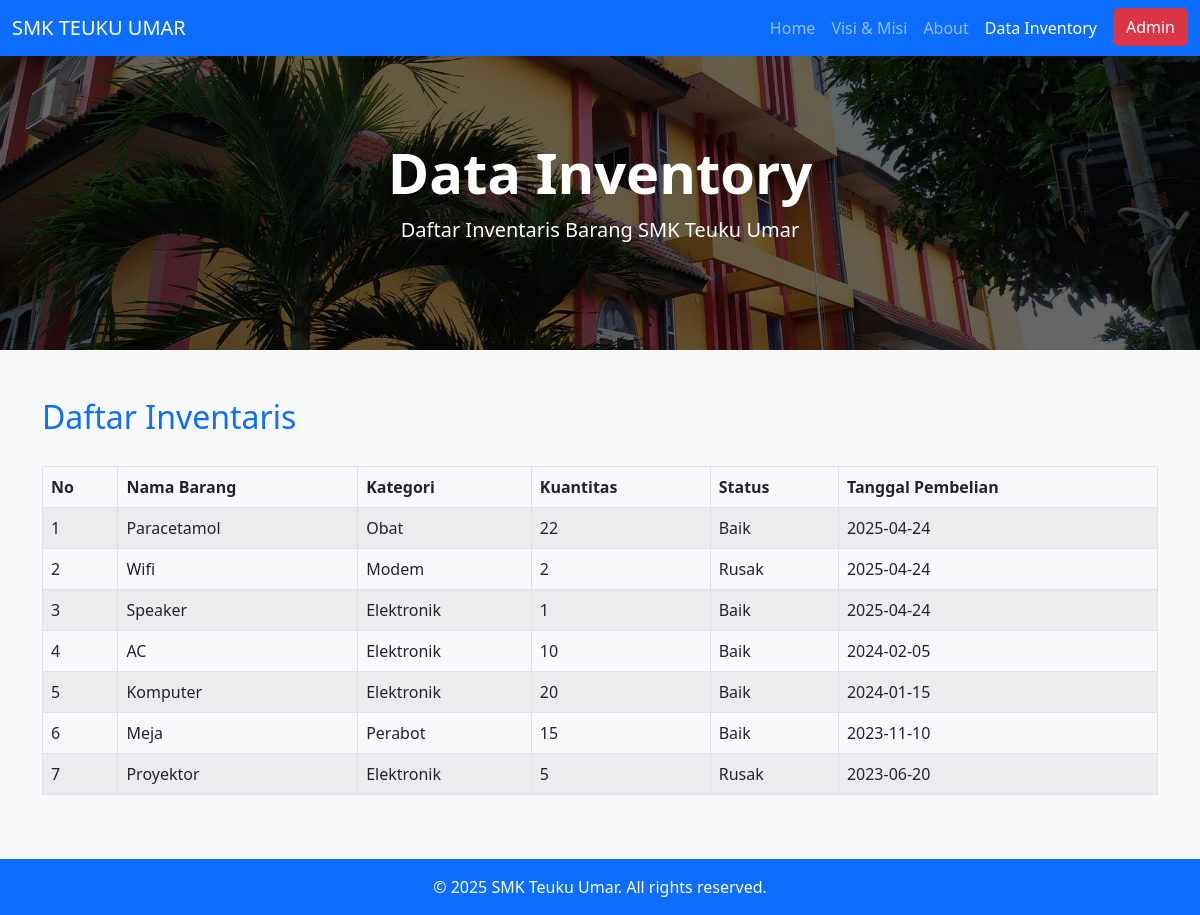
/data-inventory.php, run on the app's committed database.
### tables this page shows
CREATE TABLE `inventaris` (
  `id` int(11) NOT NULL,
  `nama_barang` varchar(100) DEFAULT NULL,
  `kategori` varchar(50) DEFAULT NULL,
  `kuantitas` int(11) DEFAULT NULL,
  `status` varchar(50) DEFAULT NULL,
  `tanggal_pembelian` date DEFAULT NULL
);

### data-inventory.php (the view, shortened to what this page needs)
<?php include 'koneksi.php'; ?>
<!DOCTYPE html>
<html lang="id">
<head>
  <link href="https://cdn.jsdelivr.net/npm/bootstrap@5.2.3/dist/css/bootstrap.min.css" rel="stylesheet">
</head>
<body>
<nav class="navbar fixed-top navbar-expand-lg navbar-dark bg-primary">
  <div class="container-fluid">
    <a class="navbar-brand" href="#">SMK TEUKU UMAR</a>
    <div class="collapse navbar-collapse" id="navbarNav">
      <ul class="navbar-nav ms-auto">
        <li class="nav-item"><a class="nav-link" href="index.html">Home</a></li>
        <li class="nav-item"><a class="nav-link" href="visi.html">Visi & Misi</a></li>
        <li class="nav-item"><a class="nav-link" href="about.html">About</a></li>
        <li class="nav-item"><a class="nav-link active" href="data-inventory.php">Data Inventory</a></li>
        <li class="nav-item"><a class="btn btn-danger ms-2" href="login.php">Admin</a></li>
      </ul>
    </div>
  </div>
</nav>
<div class="hero" style="margin-top: -20px;">
  <div class="container">
    <h1 class="display-4 fw-bold">Data Inventory</h1>
    <p class="lead">Daftar Inventaris Barang SMK Teuku Umar</p>
  </div>
</div>
<div class="container py-5">
  <h2 class="text-primary section-title">Daftar Inventaris</h2>
  <table class="table table-striped table-bordered">
    <thead>
      <tr>
        <th>No</th>
        <th>Nama Barang</th>
        <th>Kategori</th>
        <th>Kuantitas</th>
        <th>Status</th>
        <th>Tanggal Pembelian</th>
      </tr>
    </thead>
    <tbody>
      <?php
      $no = 1;
      $query = mysqli_query($conn, "SELECT * FROM inventaris ORDER BY tanggal_pembelian DESC");
      while ($row = mysqli_fetch_assoc($query)) {
        echo "<tr>
                <td>{$no}</td>
                <td>{$row['nama_barang']}</td>
                <td>{$row['kategori']}</td>
                <td>{$row['kuantitas']}</td>
                <td>{$row['status']}</td>
                <td>{$row['tanggal_pembelian']}</td>
              </tr>";
        $no++;
      }
      ?>
    </tbody>
  </table>
</div>
<footer class="bg-primary text-white text-center py-3">
  &copy; 2025 SMK Teuku Umar. All rights reserved.
</footer>
</body>
</html>

### data-inventory.php (style rules this page uses)
body { padding-top: 70px; background-color: #f8f9fa; }
.hero { background: linear-gradient(rgba(0, 0, 0, 0.6), rgba(0, 0, 0, 0.6)), url('img/sekolah1.jpg') center/cover no-repeat; height: 300px; color: white; display: flex; align-items: center; justify-content: center; text-align: center; }
.section-title { margin-bottom: 30px; }
table th, table td { vertical-align: middle; }

### data on the page
inventaris: nama_barang "Paracetamol", kategori "Obat", kuantitas "22", status "Baik", tanggal_pembelian "2025-04-24"
inventaris: nama_barang "Wifi", kategori "Modem", kuantitas "2", status "Rusak", tanggal_pembelian "2025-04-24"
inventaris: nama_barang "Speaker", kategori "Elektronik", kuantitas "1", status "Baik", tanggal_pembelian "2025-04-24"
inventaris: nama_barang "AC", kategori "Elektronik", kuantitas "10", status "Baik", tanggal_pembelian "2024-02-05"
inventaris: nama_barang "Komputer", kategori "Elektronik", kuantitas "20", status "Baik", tanggal_pembelian "2024-01-15"
inventaris: nama_barang "Meja", kategori "Perabot", kuantitas "15", status "Baik", tanggal_pembelian "2023-11-10"
inventaris: nama_barang "Proyektor", kategori "Elektronik", kuantitas "5", status "Rusak", tanggal_pembelian "2023-06-20"
